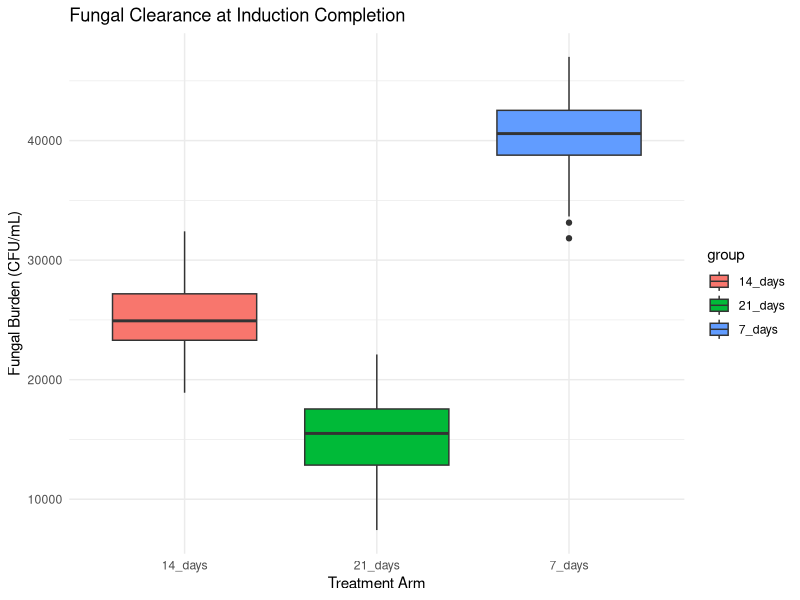
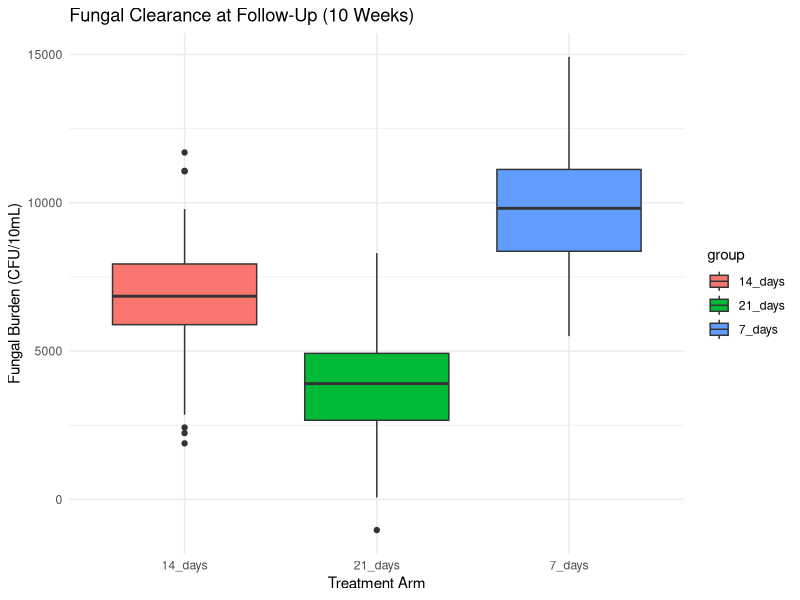

Write the R code that produced these figures, in order.
install.packages("pwr")
library(pwr)
library(ggplot2)

#Sample Size Calculations
#Case 1: Large Effect Size (d = 1), alpha = 0.05, Power = 80%
sample_size <- pwr.t.test(d = 1, sig.level = 0.05, power = 0.8, type = "two.sample")
print(sample_size)
#Adjust Standard Deviation


#Adjust standard deviation 
#Case 2: Moderate Effect Size (d = 0.5), alpha = 0.05, Power = 80%
sample_size_sd_high <- pwr.t.test(d = 0.5, sig.level = 0.05, power = 0.8, type = "two.sample")
print(sample_size_sd_high)

# Reassess Power and Alpha
#Case 3: Moderate Effect Size (d = 0.5), alpha = 0.05, Higher Power (90%)
sample_size_high_power <- pwr.t.test(d = 0.5, sig.level = 0.05, power = 0.9, type = "two.sample")
print(sample_size_high_power)



# Simulating Fungal Clearance Data for 3 Treatment Arms, 7-days, 14-days, 21-days

# Set seed for reproducibility
set.seed(123)

# Number of participants per group (moderate size at 80% power, accounting for 10% dropout rate)
n_per_group <- 70  

# Create groups for treatment arms (7-day, 14-day, 21-day induction therapy)
group <- factor(rep(c("7_days", "14_days", "21_days"), each = n_per_group))

# Generate fungal clearance data for different time points based on realistic EFA levels
# Baseline: Screening fungal burden (similar across groups)
fungal_clearance_screening <- c(rnorm(n_per_group, mean = 10^5, sd = 5000), 
                                rnorm(n_per_group, mean = 10^5, sd = 5000), 
                                rnorm(n_per_group, mean = 10^5, sd = 5000))

# Admission (Day -1): Slight reduction in fungal burden (similar across groups)
fungal_clearance_admission <- c(rnorm(n_per_group, mean = 10^4.8, sd = 4000),
                                rnorm(n_per_group, mean = 10^4.8, sd = 4000),
                                rnorm(n_per_group, mean = 10^4.8, sd = 4000))

# Induction Completion: Fungal burden decreases by treatment duration
fungal_clearance_induction <- c(rnorm(n_per_group, mean = 10^4.6, sd = 3000),  # 7-day
                                rnorm(n_per_group, mean = 10^4.4, sd = 3000),  # 14-day
                                rnorm(n_per_group, mean = 10^4.2, sd = 3000))  # 21-day

# Follow-Up (10 weeks): Continued decline in fungal burden
fungal_clearance_followup <- c(rnorm(n_per_group, mean = 10^4.0, sd = 2000),  # 7-day
                               rnorm(n_per_group, mean = 10^3.8, sd = 2000),  # 14-day
                               rnorm(n_per_group, mean = 10^3.6, sd = 2000))  # 21-day

# Combine data into a single dataframe
data <- data.frame(group, fungal_clearance_screening, fungal_clearance_admission, 
                   fungal_clearance_induction, fungal_clearance_followup)

# View first rows of the dataset
head(data)

# Conduct ANOVA for Each Time Point

# ANOVA for induction completion data
anova_induction <- aov(fungal_clearance_induction ~ group, data = data)
summary(anova_induction)

# ANOVA for follow-up data
anova_followup <- aov(fungal_clearance_followup ~ group, data = data)
summary(anova_followup)

# Tukey HSD for Induction Completion
TukeyHSD(anova_induction)

# Tukey HSD for Follow-Up
TukeyHSD(anova_followup)

# Visualization for Induction Completion results
library(ggplot2)
ggplot(data, aes(x = group, y = fungal_clearance_induction, fill = group)) +
  geom_boxplot() +
  labs(title = "Fungal Clearance at Induction Completion",
       x = "Treatment Arm",
       y = "Fungal Burden (CFU/mL)") +
  theme_minimal()

# Visualization for Follow-Up results
ggplot(data, aes(x = group, y = fungal_clearance_followup, fill = group)) +
  geom_boxplot() +
  labs(title = "Fungal Clearance at Follow-Up (10 Weeks)",
       x = "Treatment Arm",
       y = "Fungal Burden (CFU/10mL)") +
  theme_minimal()
